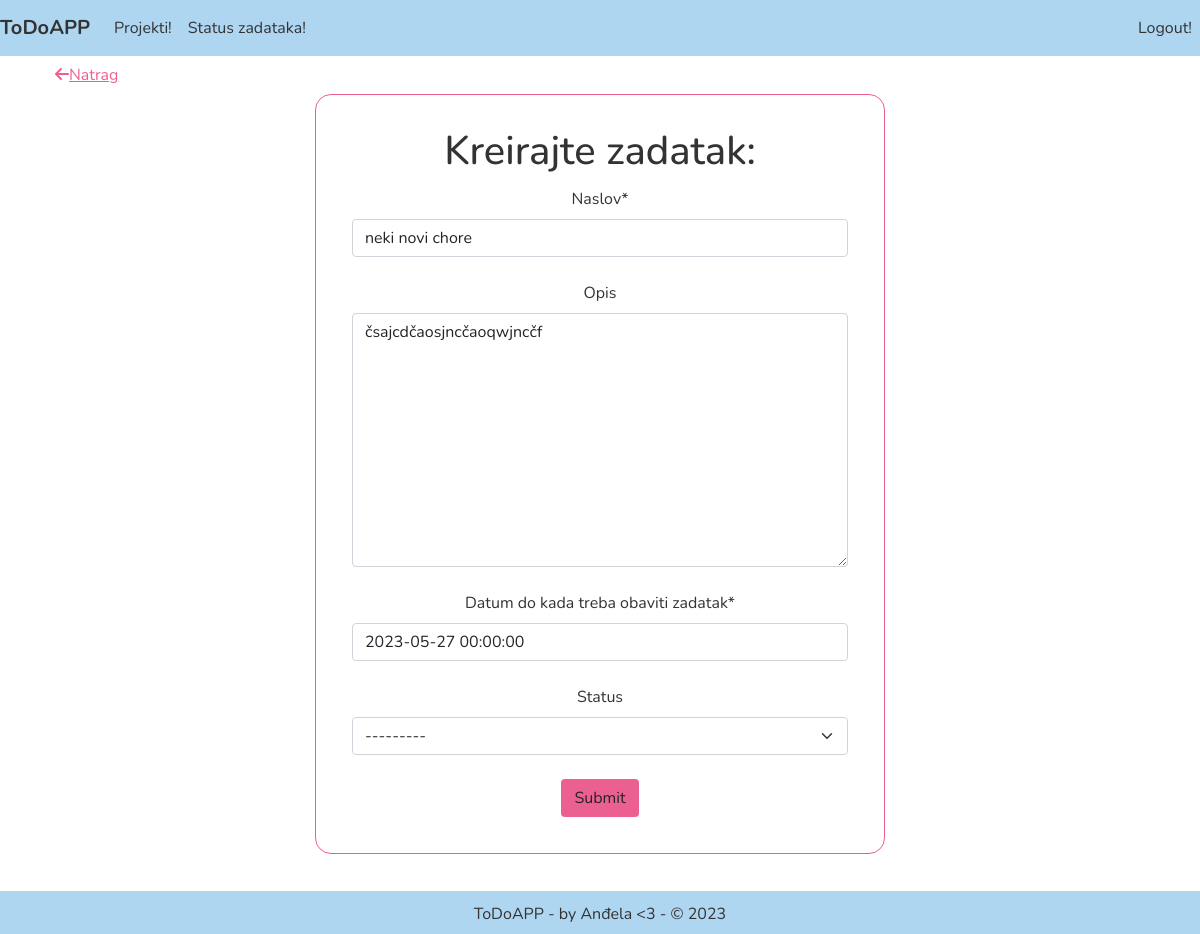
Screenshot of /chore_edit/2 (signed in) with the database file from the repository.
### projects/models.py (models this page shows)
class Chore(models.Model):
    name = models.CharField(max_length=500)
    creator = models.ForeignKey(User, on_delete=models.SET_NULL, null=True, blank=True, related_name="chores")
    description = models.TextField(null=True, blank=True)
    created = models.DateTimeField(auto_now_add=True)
    deadline = models.DateTimeField()
    project = models.ForeignKey(Project, on_delete=models.CASCADE, null=True, blank=True, related_name="chores")
    chore_status = models.ForeignKey(ChoreStatus, on_delete=models.CASCADE, null=True, blank=True,
                                     related_name="chores")

### projects/views.py (the view, shortened to what this page needs)
# urls.py: path('chore_edit/<int:pk>', ChoreEdit.as_view(), name='chore-edit'),
class ChoreEdit(LoginRequiredMixin, UserPassesTestMixin, UpdateView):
    model = Chore
    form_class = ChoreForm
    template_name = 'chores/create.html'
    def test_func(self):
        chore = self.get_object()
        project_creator = chore.project.creator
        chore_creator = chore.creator
        user = self.request.user
        return user == project_creator or user == chore_creator
    def get_form(self, form_class=None):
        form = super().get_form(form_class)
        form.fields['chore_status'].label_from_instance = lambda obj: obj.name
        return form

### projects/views.py
class ChoreForm(forms.ModelForm):
    class Meta:
        model = Chore
        fields = ['name', 'description', 'deadline', 'chore_status']
        widgets = {
            'deadline': DatePickerInput(),
        }
    def __init__(self, *args, **kwargs):
        super().__init__(*args, **kwargs)
        self.fields['name'].label = 'Naslov'
        self.fields['description'].label = 'Opis'
        self.fields['deadline'].label = 'Datum do kada treba obaviti zadatak'
        self.fields['chore_status'].label = 'Status'

### projects/templates/chores/create.html (shortened to what this page needs)
{% extends 'projects/layout.html' %}
{% load crispy_forms_tags %}
{% block content %}
    <div style="width: 100%">
        <a style="float: left; display: block" href="#" onclick="history.back();" class="btn"> <u
                style="color: #EC6091;"><i class="fa fa-arrow-left" aria-hidden="true" style="color: #EC6091;"></i>Natrag</u></a>
    </div>
    <div class="col-6 mx-auto table-creation">
        <h1>Kreirajte zadatak:</h1>
        <form method="post" action="">
            <div class="form-group p-1">
                {{ form.name|as_crispy_field }}
            </div>
            <div class="form-group p-1">
                {{ form.description|as_crispy_field }}
            </div>
            <div class="form-group p-1">
                {{ form.deadline|as_crispy_field }}
            </div>
            <div class="form-group p-1">
                {{ form.chore_status|as_crispy_field }}
            </div>
            <input type="submit" value="Submit" class="btn m-1" style="background: #EC6091">
        </form>
    </div>
{% endblock content %}

### projects/templates/projects/layout.html (style rules this page uses)
* { font-family: 'Nunito', sans-serif; color: #333333; }
html, body { height: 100%; margin: 0; }
body { display: flex; text-align: center; flex-direction: column; }
.table-creation { border: 1px #EC6091 solid; padding: 2rem; border-radius: 1rem; }

### rows the page displays
Chore: name "neki novi chore", description "čsajcdčaosjncčaoqwjncčf", deadline "2023-05-27 00:00:00", chore_status "---------"
